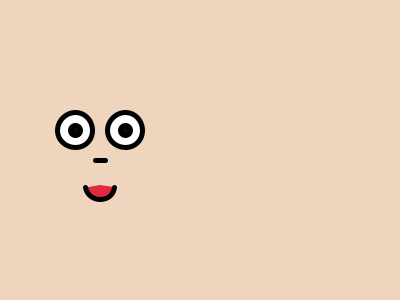
Frame 1 (no input)
Frame 60 (the mouse pressed at the canvas centre just before this capture): identical to frame 1, image omitted
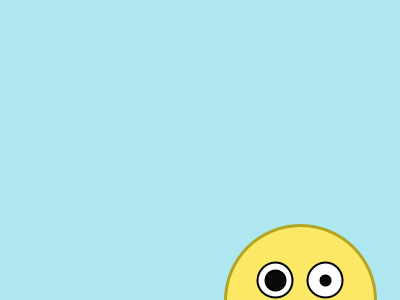
Frame 120 (the mouse held since frame 60 and released just before this capture)

The Processing sketch that drew these frames (run headless with seeded random() and noise(); from frame 60 on, the mouse is pressed at the canvas centre):

// Processing sketch: processing_171776
// ── processing_171776.pde

void setup() {
  size(400, 300);
  background(253, 255, 240);
  strokeWeight(5);
  fill(255, 246, 111);
}

void draw() {
    background(#AEE7F0);
    println(mouseX + "," + mouseY);
    
    if (mousePressed == true){
      
  //cabeza
     fill(252, 232, 101);
     stroke(177, 165, 35);
     ellipse(100+mouseX, 150+mouseY, 150, 150);
  //ojos
    strokeWeight(2);
    stroke(0, 0, 0);
  //ojo1
    fill(255, 255, 255);
    ellipse(75+mouseX, 130+mouseY, 35, 35);
    fill(9, 9, 9);
    ellipse(75+mouseX, 130+mouseY, 20, 20);
  //ojo2
    fill(255, 255, 255);
    ellipse(125+mouseX, 130+mouseY, 35, 35);
    fill(9, 9, 9);
    ellipse(125+mouseX, 130+mouseY, 10, 10);
  //boca
  //line
    fill(222, 43, 63);
    ellipse(100+mouseX, 185+mouseY,30,20);
    line(105+mouseX, 160+mouseY, 95+mouseX, 160+mouseY);
  //pecas
  //point1
    strokeWeight(3);
    point(55+mouseX, 160+mouseY);
    point(60+mouseX, 160+mouseY);
    point(65+mouseX, 160+mouseY);
    point(60+mouseX, 165+mouseY);
  //point2
    strokeWeight(3);
    point(130+mouseX, 160+mouseY);
    point(135+mouseX, 160+mouseY);
    point(140+mouseX, 160+mouseY);
    point(135+mouseX, 165+mouseY);
    
    }
   else {
     background(#EFD5BE);
     
     println(mouseX + "," + mouseY);
  
  //ojo1
    fill(255, 255, 255);
    ellipse(75+mouseX, 130+mouseY, 35, 35);
    fill(9, 9, 9);
    ellipse(75+mouseX, 130+mouseY, 10, 10);
  //ojo2
    fill(255, 255, 255);
    ellipse(125+mouseX, 130+mouseY, 35, 35);
    fill(9, 9, 9);
    ellipse(125+mouseX, 130+mouseY, 10, 10);
  //boca
  //line
    fill(222, 43, 63);
    arc(100+mouseX, 185+mouseY, 30, 30, radians(8), radians(170));
    line(105+mouseX, 160+mouseY, 95+mouseX, 160+mouseY);
  
   }
}
